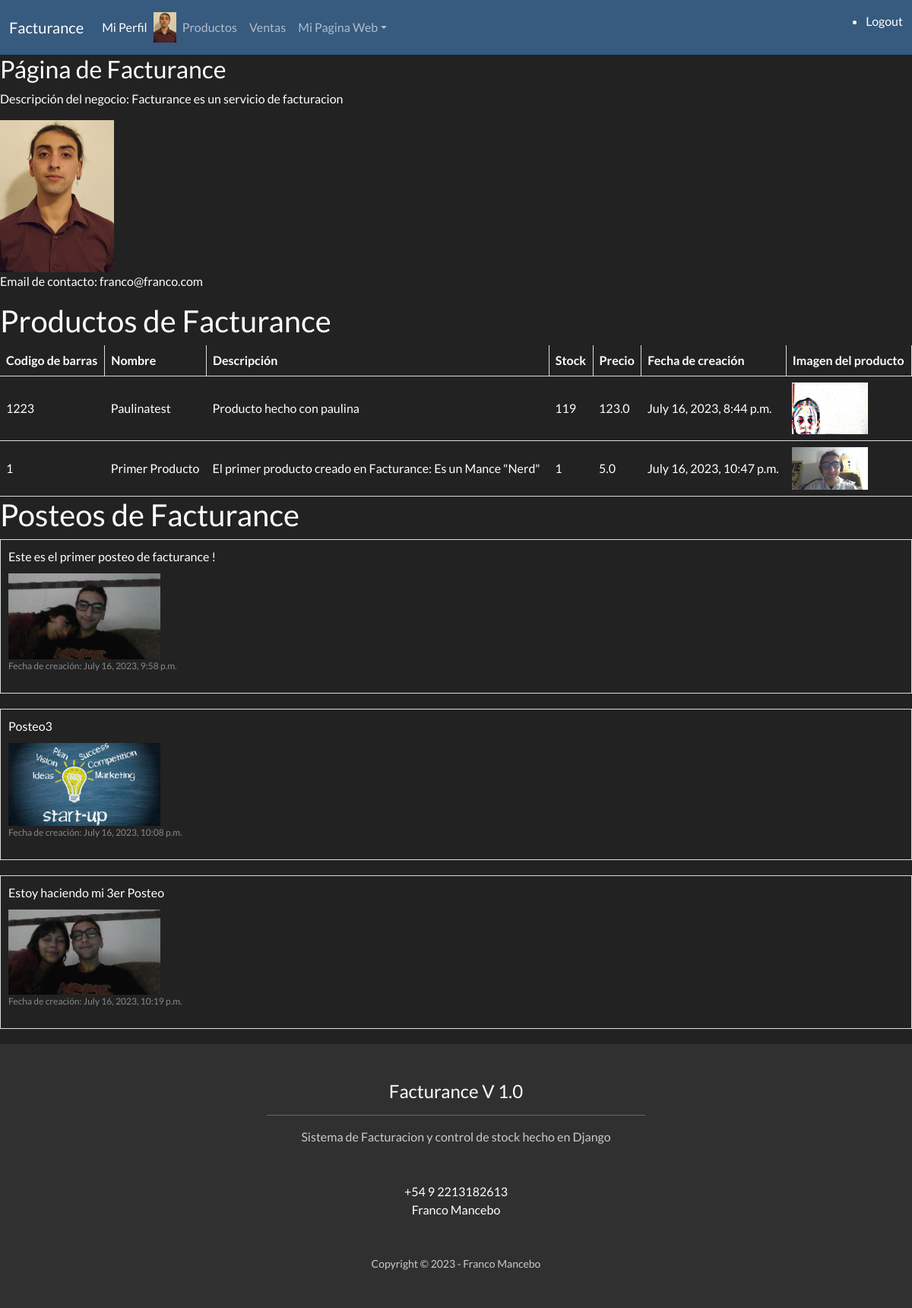
The page /vistaClientes/1/ (signed in) on the database its author committed.
### App_user/models.py (models this page shows, shortened)
class Avatar(models.Model):
    user = models.OneToOneField(User, on_delete=models.CASCADE)
    image = models.ImageField(upload_to='avatares', null=True, blank=True)
    description = models.TextField(blank=True)

class Producto(models.Model):
    usuario = models.ForeignKey(
        User,
        on_delete=models.CASCADE,
        default=get_user_model()
    )
    id = models.AutoField(primary_key=True)
    bars_code = models.IntegerField(null=True, blank=True)
    nombre_producto = models.CharField(max_length=40)
    descripcion_producto = models.CharField(max_length=200)
    stock_producto = models.IntegerField()
    precio_producto = models.FloatField()
    imagen_producto = models.ImageField(upload_to='productos', blank=True, null=True)
    created_at = models.DateTimeField(default=timezone.now)

class Posteos(models.Model):
    usuario = models.ForeignKey(
        User,
        on_delete=models.CASCADE,
        default=get_user_model()
    )
    contenido = models.TextField(max_length=500)
    imagen = models.ImageField(blank=True, null=True)
    created_at = models.DateTimeField(default=timezone.now)

### App_user/views.py (the view)
# urls.py: path('vistaClientes/<int:id>/', views.vistaClientes, name='vistaClientes'),
def vistaClientes(request, id):
    usuario = get_object_or_404(User, id = id)
    productos = Productos.objects.filter(usuario_id = id)
    posteos = Posteos.objects.filter(usuario = usuario)
    return render(request, 'App_user/vistaClientes.html', {'usuario': usuario, 'productos': productos, 'posteos':posteos })

### App_user/templates/App_user/vistaClientes.html (shortened to what this page needs)
{% extends 'App_user/base.html' %}
{% load static %}
{% block metamorphosis %}
<h3>Página de {{ usuario.last_name }}</h3>
<p>Descripción del negocio: {{ usuario.avatar.description }}</p>
<img src="{{ usuario.avatar.image.url }}" alt="Foto de perfil" width="150px" height="auto">
<p>Email de contacto: {{ usuario.email }}</p>
<h2>Productos de {{ usuario.last_name }}</h2>
{% if productos %}
    <table>
        <thead>
            <tr>
                <th>Codigo de barras</th>
                <th>Nombre</th>
                <th>Descripción</th>
                <th>Stock</th>
                <th>Precio</th>
                <th>Fecha de creación</th>
                <th>Imagen del producto</th>
            </tr>
        </thead>
        <tbody>
            {% for producto in productos %}
                <tr>
                    <td>{{ producto.bars_code }}</td>
                    <td>{{ producto.nombre_producto }}</td>
                    <td>{{ producto.descripcion_producto }}</td>
                    <td>{{ producto.stock_producto }}</td>
                    <td>{{ producto.precio_producto }}</td>
                    <td>{{ producto.created_at }}</td>
                    <td>
                        {% if producto.imagen_producto %}
                            <img src="{{ producto.imagen_producto.url }}" alt="" style="max-width: 100px; max-height: 100px">
                        {% else %}
                            <p>No hay imagen asociada</p>
                        {% endif %}
                    </td>
                </tr>
            {% endfor %}
        </tbody>
    </table>
{% else %}
    <p>No se han creado productos.</p>
{% endif %}
<h2>Posteos de {{ usuario.last_name }}</h2>
{% if posteos %}
    {% for posteo in posteos %}
        <div class="posteo">
            <p class="posteo-content">{{ posteo.contenido }}</p>
            {% if posteo.imagen %}
                <img src="{{ posteo.imagen.url }}" alt="Imagen del posteo" style="max-width: 200px; max-height: 200px;">
            {% endif %}
            <p class="posteo-date">Fecha de creación: {{ posteo.created_at }}</p>
        </div>
    {% endfor %}
{% else %}
    <p>No se han realizado posteos.</p>
{% endif %}
{% endblock %}

### App_user/templates/App_user/base.html (shortened to what this page needs)
<!DOCTYPE html>
<html lang="en">
<head>
    {% load static %}
    <link href="{% static 'App_user/css/bootstrap.min.css'%}" rel="stylesheet"/>
    <link href="{% static 'App_user/css/estilazo.css'%}" rel="stylesheet"/>
</head>
<body>
    <nav class="navbar navbar-expand-lg bg-primary" data-bs-theme="dark">
        <div class="container-fluid">
            <a class="navbar-brand" href="https://www.youtube.com/watch?v=dQw4w9WgXcQ">Facturance</a>
            {% if user.username %}
            <div class="collapse navbar-collapse" id="navbarColor01">
                <ul class="navbar-nav me-auto">
                    <li class="nav-item">
                        <a class="nav-link active" href="/home">Mi Perfil
                        </a>
                    </li>
                    <li class="nav-item">
                        <img src="{{user.avatar.image.url}}" width="30px" height="" alt="Avatar">
                    </li>
                    <li class="nav-item">
                        <a class="nav-link" href="/productos">Productos</a>
                    </li>
                    <li class="nav-item">
                        <a class="nav-link" href="/ventas">Ventas</a>
                    </li>
                    <li class="nav-item dropdown">
                        <a class="nav-link dropdown-toggle" data-toggle="dropdown" href="" role="button" aria-haspopup="true" aria-expanded="false">Mi Pagina Web</a>
                    </li>
                </ul>
                <ul class="nav-link active">
                    <li class="nav-item">
                        <a class="nav-link" href="{% url 'logout' %}">Logout</a>
                    </li>
                </ul>
                {% else %}
                <ul class="nav-link active">
                    <li class="nav-item">
                        <a class="nav-link" href="{% url 'login' %}">Login</a>
                    </li>
                </ul>
            {% endif %}
            </div>
        </div>
    </nav>
    <div class="home">
        {% block metamorphosis %}
        {% endblock %}
    </div>
    <footer class="bg-dark py-5">
        <section class="page-section" id="contact">
            <div class="container px-4 px-lg-5">
                <div class="row gx-4 gx-lg-5 justify-content-center">
                    <div class="col-lg-8 col-xl-6 text-center">
                        <h4 class="mt-0">Facturance V 1.0 </h4>
                        <hr class="divider" />
                        <p class="text-muted mb-5">Sistema de Facturacion y control de stock hecho en Django</p>
                    </div>
                </div>
                <div class="row gx-4 gx-lg-5 justify-content-center mb-5">
                    <div class="col-lg-4 text-center mb-5 mb-lg-0">
                        <div>+54 9 2213182613</div>
                        <div>Franco Mancebo</div>
                    </div>
                </div>
            </div>
        </section>
        <div class="container px-4 px-lg-5">
            <div class="small text-center text-muted">Copyright &copy; 2023 - Franco Mancebo</div>
        </div>
    </footer>
</body>
</html>

### App_user/templates/App_user/vistaClientes.html (style rules this page uses)
table { border-collapse: collapse; width: 100%; }
th, td { padding: 8px; text-align: left; border-bottom: 1px solid #ddd; }
th { border-right: 1px solid #ddd; }
.posteo { margin-bottom: 20px; padding: 10px; border: 1px solid #ddd; }
.posteo-content { margin-bottom: 10px; }
.posteo-date { font-size: 12px; color: #888; }

### rows shown on the page
Producto: bars_code "1223", nombre_producto "Paulinatest", descripcion_producto "Producto hecho con paulina", stock_producto "119", precio_producto "123.0", created_at "July 16, 2023, 8:44 p.m.", imagen_producto (picture)
Producto: bars_code "1", nombre_producto "Primer Producto", descripcion_producto "El primer producto creado en Facturance: Es un Mance \"Nerd\"", stock_producto "1", precio_producto "5.0", created_at "July 16, 2023, 10:47 p.m.", imagen_producto (picture)
Posteos: contenido "Este es el primer posteo de facturance !", imagen (picture), created_at "July 16, 2023, 9:58 p.m."
Posteos: contenido "Posteo3", imagen (picture), created_at "July 16, 2023, 10:08 p.m."
Posteos: contenido "Estoy haciendo mi 3er Posteo", imagen (picture), created_at "July 16, 2023, 10:19 p.m."

### other values the page prints
{{ usuario.last_name }} "Facturance"
{{ usuario.avatar.description }} "Facturance es un servicio de facturacion"
{{ usuario.email }} "franco@franco.com"
